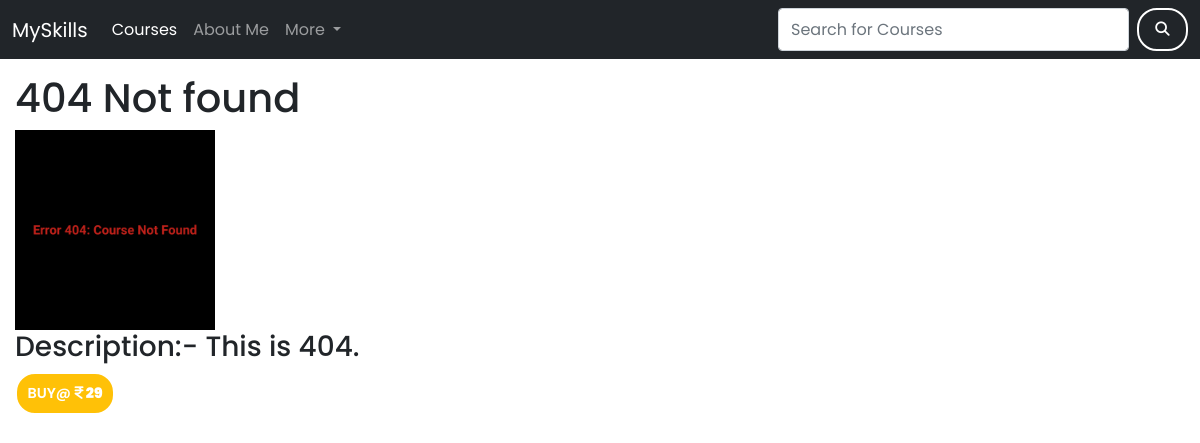
/courses/5/, run on the app's committed database.
### courses/models.py (models this page shows)
class Course(models.Model):
    name = models.CharField(max_length=200)
    cost = models.IntegerField()
    img = models.ImageField(upload_to="img/")
    description = models.TextField(max_length=150)
    added = models.DateTimeField(auto_now_add=True, blank=True)
    last_modified = models.DateTimeField(auto_now=True, blank=True)
    pdf_file = models.FileField(
        storage=FileSystemStorage(location=settings.MEDIA_ROOT),
        upload_to="pdf/",
        default=None)
    class Meta:
        ordering = ['-last_modified']
    def __str__(self):
        return self.name

### courses/views.py (the view)
# urls.py: path('courses/<int:pk>/',views.course_detail,name='detail'),
def course_detail(request, pk):
    course = get_object_or_404(Course, pk=pk)
    context = {'course': course}
    return render(request, 'courses/detail.html', context)

### courses/templates/courses/detail.html (shortened to what this page needs)
{% extends 'courses/base.html' %}
{% load static %}
{% block content %}
    <div class="container-detail">
  <div class="component">
    <h1 class="course-detail">{{course}}</h1>
    <img src="{{course.img.url}}" alt="Image of course" class="course-detail-img" >
    <h3>Description:- {{course.description}}</h3>
    <p class="btn btn-warning">Buy@ <b><i class="fa-solid fa-indian-rupee-sign cost"></i> {{course.cost}}</b></p>
  </div>
</div>
{% endblock %}

### static/css/styles.css (style rules this page uses)
* { padding: 0; margin: 0; box-sizing: border-box; }
body { font-family: "Poppins", sans-serif; }
.btn { border: none; font-size: 0.9rem; text-transform: uppercase; border: 2px solid #fff; border-radius: 20px; padding: 0.55rem 0; width: 100px; font-weight: 600; margin: 0; cursor: pointer; color: #fff; }
.course-detail-img { width: 200px; }
.container-detail { margin: 15px; }

### data on the page
Course: name "404 Not found", img (picture), description "This is 404.", cost "29"
